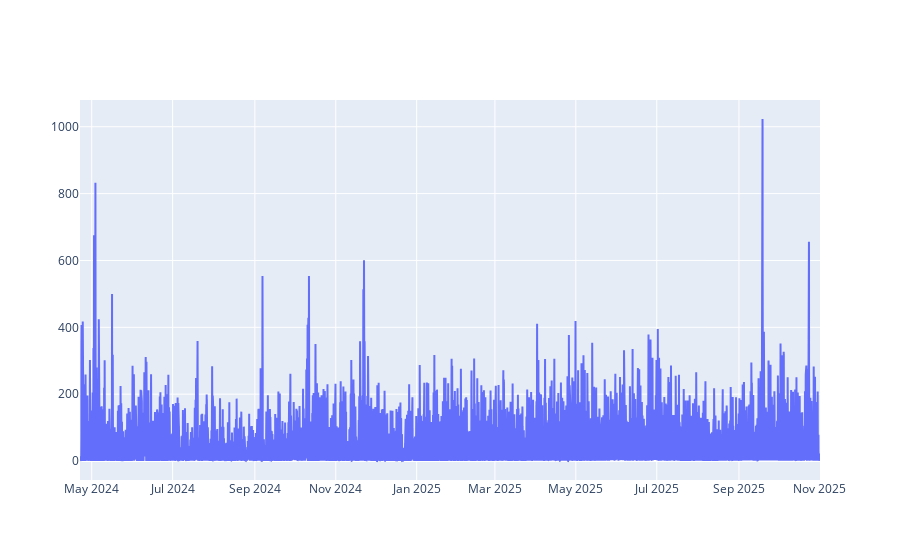

Source (notebook cell):
### Code cell
import plotly.graph_objects as go

fig = go.Figure()
fig.add_trace(go.Scatter(
    x=score_horaire['heure'],
    y=score_horaire['score_total'],
    mode='lines',
    name='Réseau ferré'
))
fig.show()

### Figure 1 — Plotly figure (JSON) as saved in the notebook; plotly's stock layout.template omitted (floating-point values rounded to 4 significant figures; data arrays with more than 128 entries replaced by an {"elided": "..."} marker saying what was removed)
{"data": [{"mode": "lines", "name": "Réseau ferré", "type": "scatter", "x": {"elided": "13183 str values"}, "y": {"elided": "13183 float values"}}], "layout": {}}
